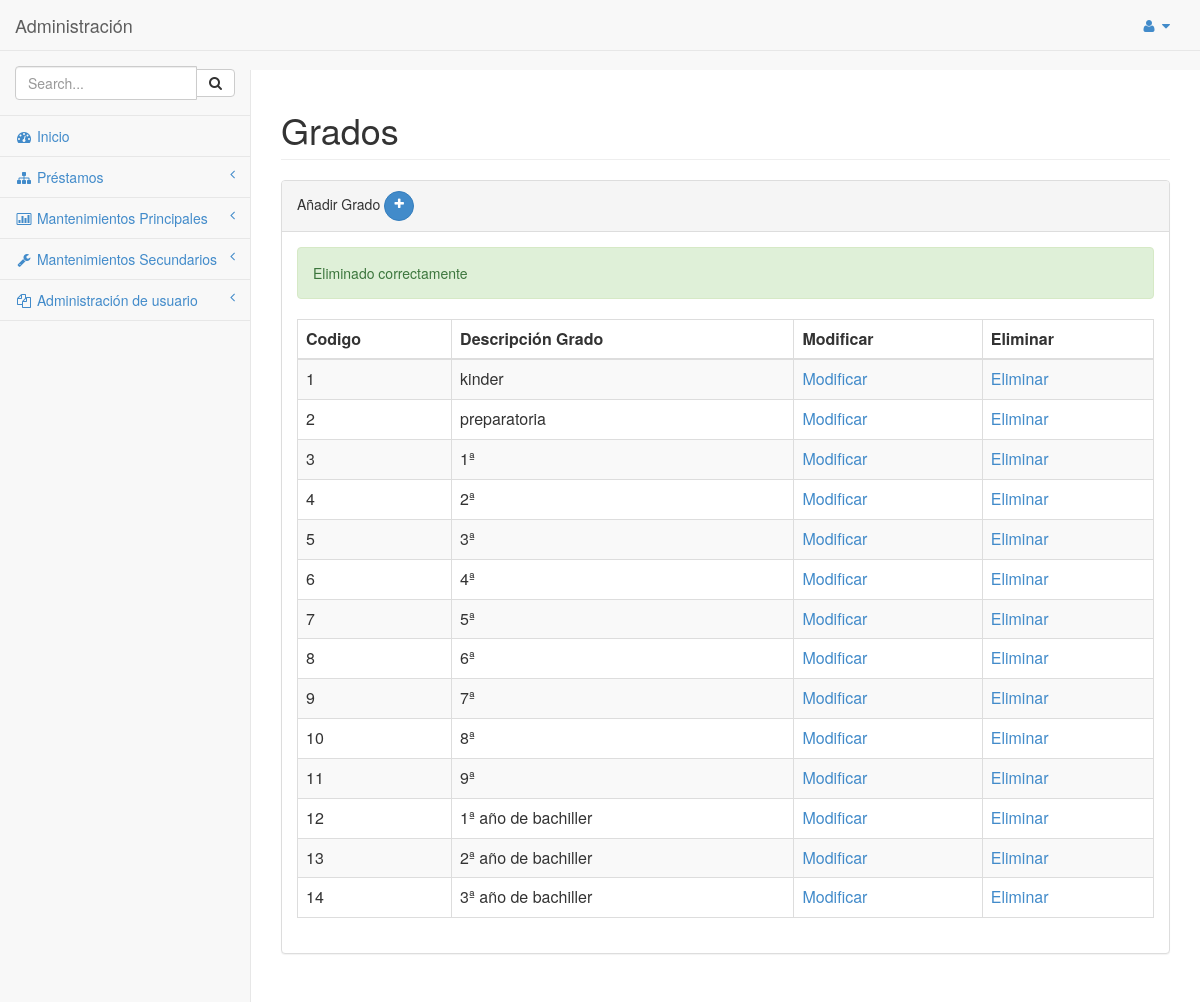
The app's page /SYSTEM/library_system/mantenimientos/secundarios/grado.php?codigo=1 (signed in) with its own data.
### tables this page shows
CREATE TABLE `grado` (
  `CODIGO_GRADO` int(11) NOT NULL,
  `DESCRIPCION_GRADO` varchar(100) DEFAULT NULL
);

### SYSTEM/library_system/clases/conexion/clDML.php (called while the page is built, shortened)
<?php
class clDML
{
    public function conectar($hostname, $username,$password, $database){
        $mysqli = new mysqli($hostname, $username,$password, $database);
        if ($mysqli -> connect_errno) {
        die( "Fallo la conexión a MySQL: (" . $mysqli -> mysqli_connect_errno()
        . ") " . $mysqli -> mysqli_connect_error());
        return $mysqli;
        }
        else{
            return $mysqli;
        }
    }
    public function get_list($query)
    {
        $connection = $this->conectar(DB_HOST,DB_USER,DB_PASS,DB_NAME,DB_CHARSET);
        $result = $connection->query($query);
        if($result){
            $users = $result->fetch_all(MYSQLI_ASSOC);
        }else{
            $users = [];
        }
        return $users;
    }
    public function guardar($query)
    {
       $connection = $this->conectar(DB_HOST,DB_USER,DB_PASS,DB_NAME,DB_CHARSET);
       $connection->query($query);
       $count = $connection->affected_rows;
       return $count;
	}
}
?>

### SYSTEM/library_system/clases/conexion/mto_grado.php (called while the page is built, shortened)
<?php
require_once "clDML.php";
class mto_grado extends clDML
{
    public function get_grado()
    {
        $query = "SELECT * FROM GRADO";
        $conn = new clDML();
        $users = $conn->get_list($query);
        return $users;
    }
    public function eliminar_grado($id)
    {
        $query = "DELETE FROM GRADO WHERE CODIGO_GRADO = '".$id."';";
        $conn = new clDML();
        $result = $conn->guardar($query);
        return $result;
    }
}
?>

### SYSTEM/library_system/mantenimientos/secundarios/grado.php (the view, shortened to what this page needs)
<?php
require_once "../../clases/conexion/mto_Grado.php";
require_once "../../clases/vista/mensajes.php";
if(isset($_SESSION['usr']) && isset($_SESSION['cod_usr'])){
   $clMto_grado = new mto_grado();
   $mdl = new mensajes();
   $codigo = "";
        if (isset($_GET['codigo'])) {
            $codigo = htmlspecialchars($_GET['codigo']);
            $resultado = $clMto_grado->eliminar_grado($codigo);
        }
}else{
    header('location: ../../login.php');
}
?>
<!DOCTYPE html>
<html>
<head>
    <link href="../../css/bootstrap.min.css" rel="stylesheet">
    <link href="../../font-awesome/css/font-awesome.css" rel="stylesheet">
    <link href="../../css/plugins/morris/morris-0.4.3.min.css" rel="stylesheet">
    <link href="../../css/plugins/timeline/timeline.css" rel="stylesheet">
    <link href="../../css/sb-admin.css" rel="stylesheet">
</head>
<body>
    <div id="wrapper">
        <nav class="navbar navbar-default navbar-fixed-top" role="navigation" style="margin-bottom: 0">
            <div class="navbar-header">
                <a class="navbar-brand" href="index.html">Administración</a>
            </div>
            <ul class="nav navbar-top-links navbar-right">
                <li class="dropdown">
                    <a class="dropdown-toggle" data-toggle="dropdown" href="#">
                        <i class="fa fa-user fa-fw"></i>  <i class="fa fa-caret-down"></i>
                    </a>
                </li>
            </ul>
           <div class="navbar-default navbar-static-side" role="navigation">
                <div class="sidebar-collapse">
                    <ul class="nav" id="side-menu">
                        <li class="sidebar-search">
                            <div class="input-group custom-search-form">
                                <input type="text" class="form-control" placeholder="Search...">
                                <span class="input-group-btn">
                                <button class="btn btn-default" type="button">
                                    <i class="fa fa-search"></i>
                                </button>
                            </span>
                            </div>
                        </li>
                       <?php include '../../menu.php';?>
                    </ul>
                </div>
            </div>
        </nav>
        <div id="page-wrapper">
            <div class="row">
                <div class="col-lg-12">
                    <h1 class="page-header">Grados</h1>
                </div>
            </div>
            <div class="row">
                <div class="col-lg-12">
                    <div class="panel panel-default">
                        <div class="panel-heading">
                            Añadir Grado   <a class="btn btn-primary btn-circle" href="grado_nuevo.php"><i class="fa fa-plus"></i></a>
                        </div>
                        <div class="panel-body">
                            <?php
                            if(!empty($codigo)){
                                if($resultado == 1){
                                    $mensaje = "Eliminado correctamente";
                                    echo $mdl->iCompletado($mensaje);
                                }elseif ($resultado == 0) {
                                    $mensaje  = "No se pudo eliminar";
                                    echo $mdl->iError($mensaje);
                                }
                            }
                        ?>
                            <div class="table-responsive">
                                <table class="table table-striped table-bordered table-hover" id="dataTables-example">
                                     <thead>
                                        <tr>
                                            <th>Codigo</th>
                                            <th>Descripción Grado</th>
                                            <th>Modificar</th>
                                            <th>Eliminar</th>
                                        </tr>
                                    </thead>
                                     <?php
                                        $a_users = $clMto_grado->get_grado();
                                        foreach ($a_users as $row): ?>
                                            <tr>
                                                <td><?php echo $row['CODIGO_GRADO']; ?></td>
                                                <td><?php echo $row['DESCRIPCION_GRADO']; ?></td>
                                                <td><a href="grado_nuevo.php?codigo=<?php echo $row['CODIGO_GRADO']; ?>">Modificar</a></td>
                                                <td><a href="grado.php?codigo=<?php echo $row['CODIGO_GRADO']; ?>">Eliminar</a></td>
                                            </tr>
                                    <?php endforeach ?>
                                </table>
                            </div>
                        </div>
                    </div>
                </div>
            </div>
        </div>
    </div>
</body>
</html>

### SYSTEM/library_system/css/sb-admin.css (style rules this page uses)
body { padding-top: 100px; background-color: #f8f8f8; }
@media (min-width:768px) { body { padding-top: 50px; } }
#wrapper { width: 100%; }
#page-wrapper { padding: 0 15px; min-height: 568px; background-color: #fff; }
@media (min-width:768px) { #page-wrapper { position: inherit; margin: 0 0 0 250px; padding: 0 30px; min-height: 1300px; border-left: 1px solid #e7e7e7; } }
.navbar-top-links li { display: inline-block; }
.navbar-top-links li:last-child { margin-right: 15px; }
.navbar-top-links li a { padding: 15px; min-height: 50px; }
.navbar-static-side ul li { border-bottom: 1px solid #e7e7e7; }
.sidebar-search { padding: 15px; }
@media (min-width:768px) { .navbar-static-side { z-index: 1; position: absolute; width: 250px; margin-top: 51px; } }
.btn-circle { width: 30px; height: 30px; padding: 6px 0; border-radius: 15px; text-align: center; font-size: 12px; line-height: 1.428571429; }

### records on screen
grado: CODIGO_GRADO "1", DESCRIPCION_GRADO "kinder"
grado: CODIGO_GRADO "2", DESCRIPCION_GRADO "preparatoria"
grado: CODIGO_GRADO "3", DESCRIPCION_GRADO "1ª"
grado: CODIGO_GRADO "4", DESCRIPCION_GRADO "2ª"
grado: CODIGO_GRADO "5", DESCRIPCION_GRADO "3ª"
grado: CODIGO_GRADO "6", DESCRIPCION_GRADO "4ª"
grado: CODIGO_GRADO "7", DESCRIPCION_GRADO "5ª"
grado: CODIGO_GRADO "8", DESCRIPCION_GRADO "6ª"
grado: CODIGO_GRADO "9", DESCRIPCION_GRADO "7ª"
grado: CODIGO_GRADO "10", DESCRIPCION_GRADO "8ª"
grado: CODIGO_GRADO "11", DESCRIPCION_GRADO "9ª"
grado: CODIGO_GRADO "12", DESCRIPCION_GRADO "1ª año de bachiller"
grado: CODIGO_GRADO "13", DESCRIPCION_GRADO "2ª año de bachiller"
grado: CODIGO_GRADO "14", DESCRIPCION_GRADO "3ª año de bachiller"

### other values on screen
$mensaje "Eliminado correctamente"
